Frame 1 (no input): blank canvas, image omitted
Frame 60 (no input): blank canvas, image omitted
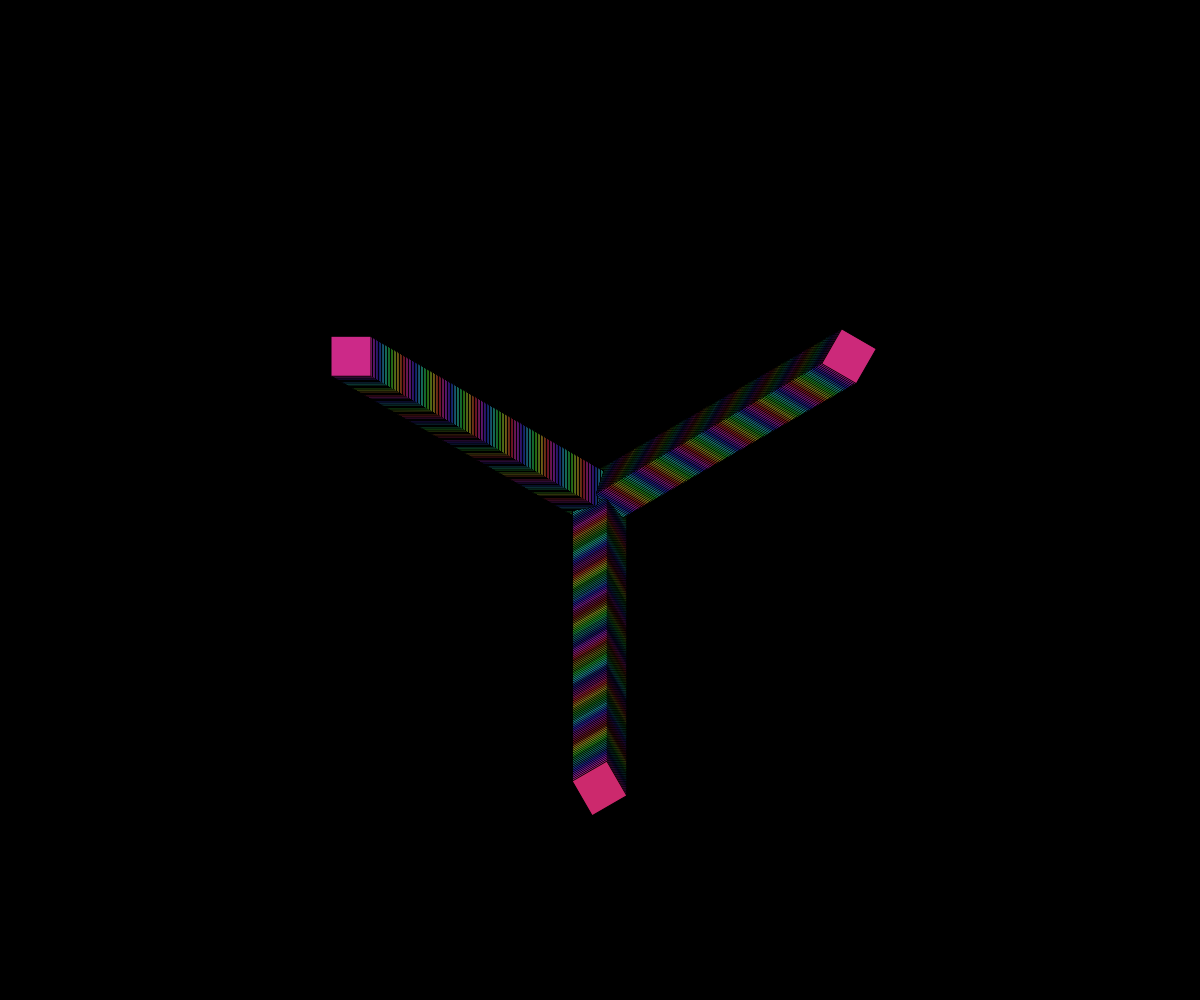
Frame 120 (the mouse pressed at the canvas centre since frame 60)

The p5.js sketch whose frames 1 and 60 were blank and that drew this single picture after the mouse press (run headless with seeded random() and noise() and a simulated clock; from frame 60 on, the mouse is pressed at the canvas centre):

// p5.js sketch
// ── sketch.js
function setup() {
  createCanvas(windowWidth, windowHeight);
  colorMode(HSB, 360, 100, 100, 100);
  angleMode(DEGREES);
}

function draw() {
  background("black");

  translate(width / 2, height / 2);

  for (var i = 0; i < mouseY; i++) {
    translate(i, 0);
    rotate(mouseX / 5);

    let hue = (i * 5) % 360;
    fill(hue, 80, 80);
    rect(-20, -20, 40, 40);
  }
}
